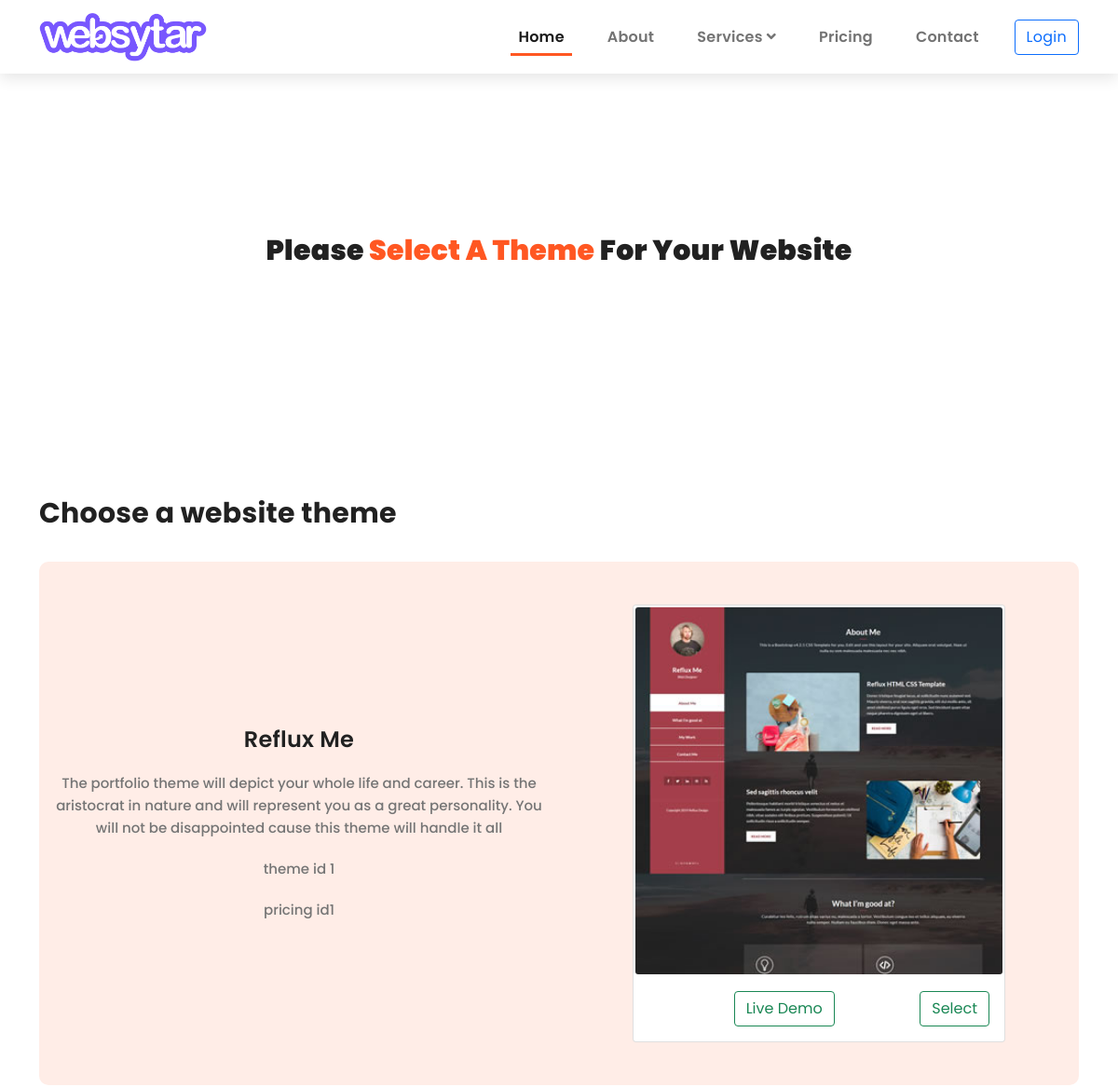
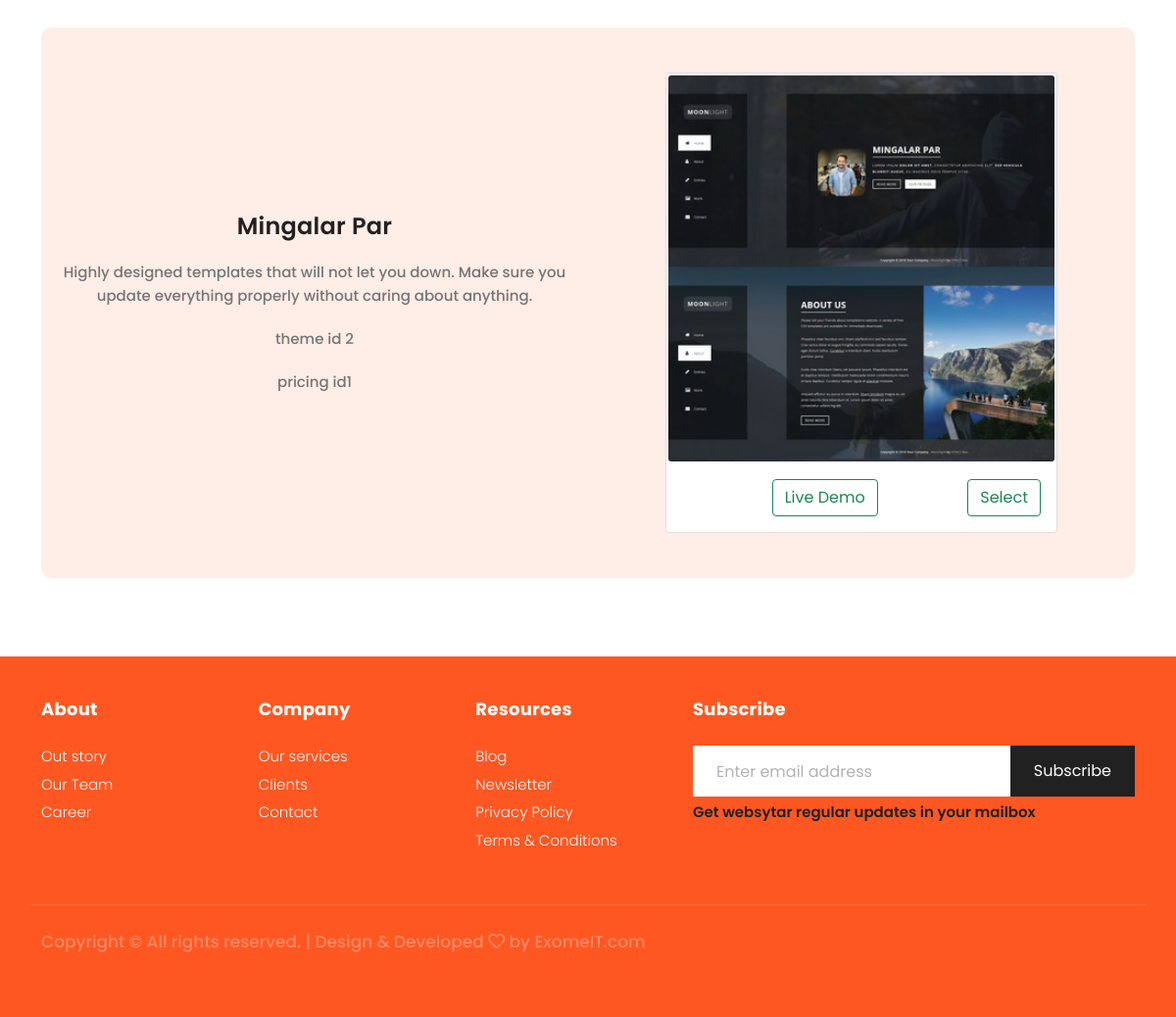
The page /pricing-theme/1 on the database its author committed (2 pictures, top to bottom).
### ecom/models.py (models this page shows, shortened)
class PortfolioTheme(models.Model):
    name = models.CharField(max_length=100)
    image = models.ImageField(upload_to='ecom/theme_image')
    description = models.TextField()

class PortfolioPricing(models.Model):
    package_name = models.CharField(max_length=100)
    features = models.TextField()
    price = models.IntegerField()
    category = models.CharField(choices=CATEGORY_CHOICES, max_length=50)

### ecom/views.py (the view)
# urls.py: path('pricing-theme/<int:pk>', views.PricingtoTheme.as_view(), name='price_to_theme'),
class PricingtoTheme(View):
    def get(self, request, pk):
        pricing = PortfolioPricing.objects.get(pk=pk)
        themes = PortfolioTheme.objects.all()
        context = {'pricing':pricing, 'themes':themes}
        return render(request, 'ecom/pricing_to_theme.html', context)

### templates/ecom/pricing_to_theme.html (shortened to what this page needs)
{% extends 'ecom/base.html' %}
{% load static %}
{% block head %}
    <link rel="stylesheet" href="{% static 'ecom/assets/css/personal.css' %}">
{% endblock head %}
{% block main %}
<section class="personal-website d-flex justify-content-center align-items-center">
    <div class="container-fluid">
        <div class="row">
            <div class="col-md-10 col-11  mx-auto section-title">
                <h2>Please <span> Select a Theme </span> for your website
                  </h2>
            </div>
        </div>
    </div>
</section>
<section class="choose-theme section-padding">
    <div class="container">
        <div class="row">
            <div class="choose-theme-title">
                <h2>Choose a website theme</h2>
            </div>
        </div>
        {% for theme in themes %}
        <div class="row theme-section d-flex justify-content-center align-items-center mx-auto">
          <div class="col-md-6 col-11">
              <div class="left-content">
                  <h3>{{theme.name}}</h3>
                  <p> {{theme.description}}</p>
                  <p> theme id {{theme.id}}</p>
                  <p> pricing id{{pricing.id}}</p>
              </div>
            </div>
            <div class="col-md-6 col-11 d-flex justify-content-center">
              <div class="right-content pt-3 pb-3">
                  <div class="card">
                      <img src="{{theme.image.url}}" alt="them-1">
                      <div class="card-body d-flex">
                          <a href="#" class="btn btn-outline-success mx-auto">Live Demo</a>
                          <form action="{% url 'portfolio_checkout' %}" class="d-inline">
                            <button type="submit" class="btn btn-outline-success mx-auto"> Select </button>
                           </form>
                      </div>
                  </div>
              </div>
            </div>
        </div>
        {% endfor %}
    </div>
</section>
{% endblock main %}

### static/ecom/assets/css/index-style.css (style rules this page uses)
:root { --main-color: #FF5722; --deep-color-1: #E64A19; --main-color-light: #FFCCBC; --bg-dark: #2b2c2f; --main-to-dark-color: var(--main-color); --dark-to-main-color: var(--bg-dark); --shadow-black-100: 0 5px 15px rgba(0, 0, 0, 0.1); --shadow-black-300: 0 5px 15px rgba(0, 0, 0, 0.3); --black-900: #212121; --black-400: #757575; --black-300: #BDBDBD; --black-100: #f7f7f7; --black-000: #fff; --black-alpha-100: rgba(0, 0, 0, 0.05); }
html, body { font-family: 'Poppins', sans-serif; font-size: 16px; font-weight: 600; overflow-x: hidden; background-color: #fff; line-height: 1.5; }
* { margin: 0; padding: 0; outline: none !important; }
a { text-decoration: none !important; }
p { font-size: 16px; line-height: 24px; color: var(--black-400); }
.section-padding { padding: 80px 0 80px; }
.section-title { margin-bottom: 20px; }
.section-title h2 { font-size: 30px; line-height: 44px; font-weight: 700; text-transform: capitalize; color: var(--black-900); text-align: center; }
.section-title h2 span { color: var(--main-color); }

### static/ecom/assets/css/personal.css (style rules this page uses)
:root { --main-color: #FF5722; --deep-color-1: #E64A19; --main-color-light: #FFCCBC; --bg-dark: #2b2c2f; --main-to-dark-color: var(--main-color); --dark-to-main-color: var(--bg-dark); --shadow-black-100: 0 5px 15px rgba(0, 0, 0, 0.1); --shadow-black-300: 0 5px 15px rgba(0, 0, 0, 0.3); --black-900: #212121; --black-400: #757575; --black-300: #BDBDBD; --black-100: #f7f7f7; --black-000: #fff; --black-alpha-100: rgba(0, 0, 0, 0.05); }
* { margin: 0; padding: 0; border: 0; outline: 0; }
html, body, div, span, applet, object, iframe, h1, h2, h3, h4, h5, h6, p, blockquote, div pre, a, abbr, acronym, address, big, cite, code, del, dfn, em, font, img, ins, kbd, q, s, samp, small, strike, strong, sub, sup, tt, var, b, u, i, center, dl, dt, dd, ol, ul, li, figure, header, nav, section, article, aside, footer, figcaption { margin: 0; padding: 0; border: 0; outline: 0; }
html body { font-family: 'Poppins', sans-serif; font-weight: 600; background-color: #fff; -ms-text-size-adjust: 100%; -webkit-font-smoothing: antialiased; -moz-osx-font-smoothing: grayscale; }
h2 { font-size: 30px; letter-spacing: 0.25px; line-height: 44px; font-weight: 700; color: var(--black-900); }
h3 { font-size: 24px; letter-spacing: 0.25px; line-height: 30px; font-weight: 600; color: var(--black-900); }
p { font-size: 17px; line-height: 26px; font-weight: 500; color: var(--black-400); }
.section-padding { padding: 50px 0; }
.section-title h2 { font-size: 30px; line-height: 44px; font-weight: 900; text-transform: capitalize; color: var(--black-900); text-align: center; }
.section-title h2 span { color: var(--main-color); }
a { text-decoration: none; }
.personal-website { min-height: 50vh; }
.choose-theme .theme-section { background-color: #ffede7; border-radius: 10px; margin: 30px 0; padding: 30px 0; }
.theme-section .left-content h3 { color: var(--black-900); text-align: center; }
.theme-section .left-content p { font-size: 15px; line-height: 24px; color: var(--black-400); text-align: center; margin-top: 20px; }
.theme-section .right-content .card { width: 25rem; }
.theme-section .right-content .card img { border-radius: 5px; padding: 2px; }

### rows shown on the page
PortfolioTheme: name "Reflux Me", description "The portfolio theme will depict your whole life and career. This is the aristocrat in nature and will represent you as a great personality. You will not be disappointed cause this theme will handle it all", id "1", image (picture)
PortfolioPricing: id "1"
PortfolioTheme: name "Mingalar Par", description "Highly designed templates that will not let you down. Make sure you update everything properly without caring about anything.", id "2", image (picture)
